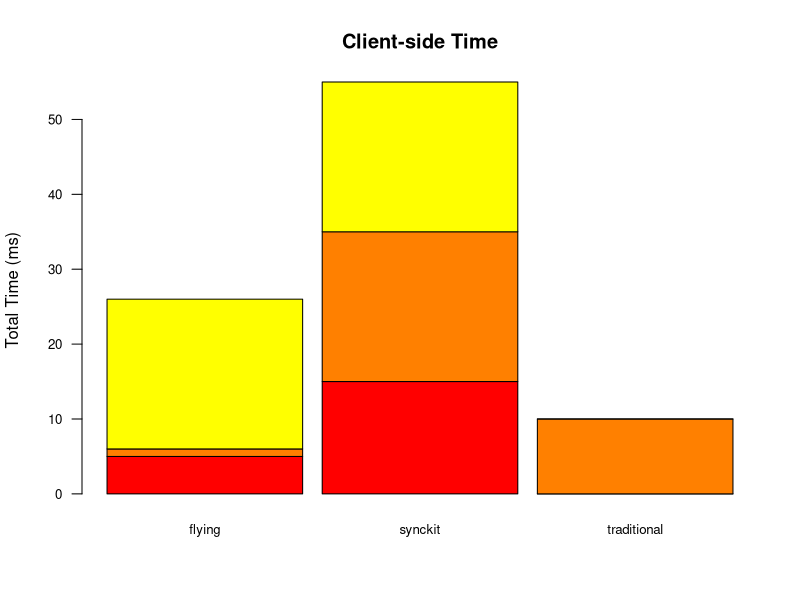

R code for this plot:

# ============================================================================
# Read in the sample data set
# ============================================================================

data <- read.csv("sample.csv",
    header=T,
    dec='.',
    na.strings=c('XXXXXXX')
)

# ============================================================================
# PLOT 1
# Create a stacked bar of the time spent when the frequency was 1
# ============================================================================

# Filter the table for only rows where the frequency count was 1
# NOTE: In real data set, should also filter for other things, like test and page
freqOne <- data[data$freq == 1,]      

# Add new column equal to everything left over from TTR
freqOne["wire"] = freqOne$ttr - freqOne$dom - freqOne$db

# Average the data across each strategy
freqOneAgg <- aggregate(freqOne, by=list(freqOne$strategy), FUN=mean, na.rm=TRUE)

# Add a new column that is eqal to the TTR minus the others
# Note: Group.1 is the name of the aggregation bucket. 
# It would be nice if we could rename this in the aggregate params back to "strategy"
freqOneFiltered <- freqOneAgg[c("Group.1", "wire", "dom", "db")]

# Plot them in a stacked bar
# data.matrix converts the data frame into a matrix
# We only extract colums 2-4 because col1 is the strategy name
# We use the transposed column 1 for the names in the argument below
barplot(data.matrix(freqOneFiltered[2:4]), 
        main="Client-side Time", 
        ylab="Total Time (ms)", 
        col=heat.colors(4),
        space=0.1, 
        cex.axis=0.8, 
        las=1,
        names.arg=t(freqOneFiltered[1:1]), cex=0.8)
